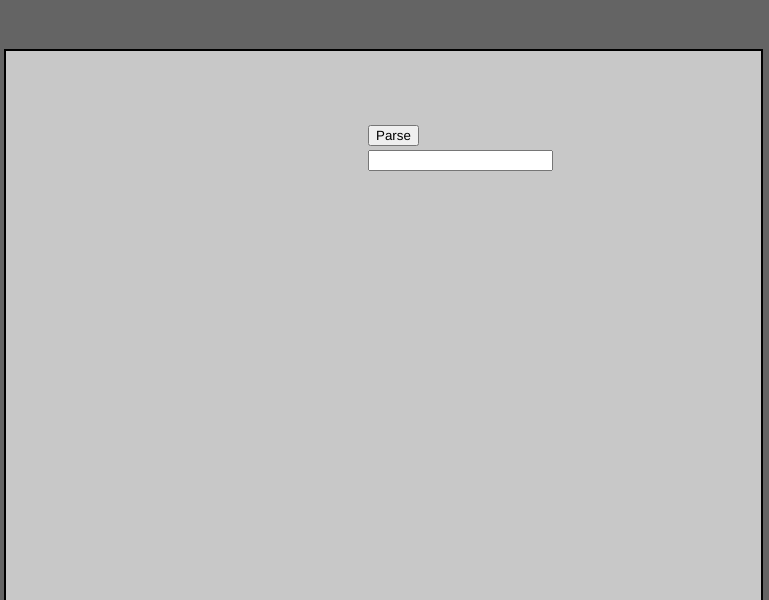
Frame 1 (no input)
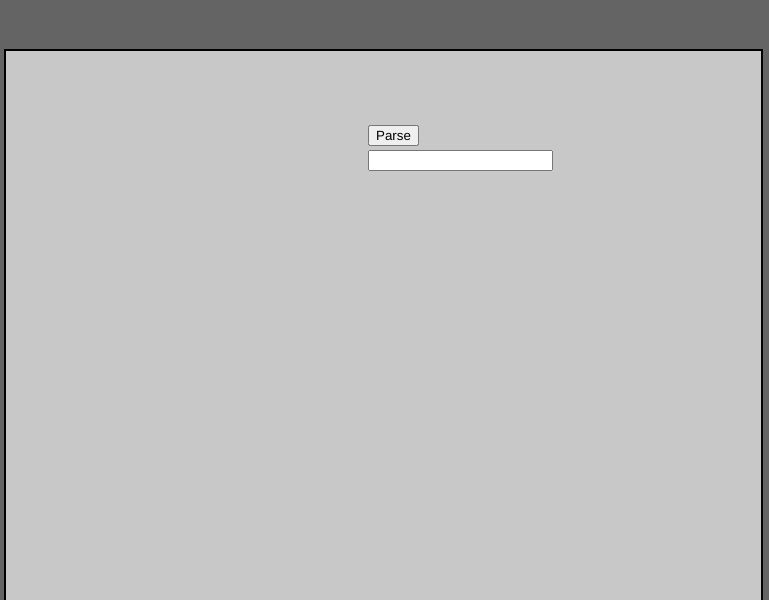
Frame 60 (no input)
Frame 120 (the mouse pressed at the canvas centre since frame 60): identical to frame 60, image omitted

The p5.js sketch that drew these frames (run headless with seeded random() and noise() and a simulated clock; from frame 60 on, the mouse is pressed at the canvas centre):

// p5.js sketch
// ── sketch.js
let input, Button; 
let table = {}, grammar = [];
let stack = [], output = [];
let inputStr = ''; 

function setup() {
  //input can be hardcoded
  input = createInput("");
  input.position((displayWidth/2) - 32, 150);

  //grammer table 
  grammar = [
  /*1.*/"E -> E + T",
  /*2.*/"E -> T",
  /*3.*/"T -> T * F", 
  /*4.*/"T -> F",
  /*5.*/"F -> ( E )", 
  /*6.*/"F -> id"
  ];
    //hardcoded table (column)
    //numbers = stages
  table = {
    0: { id: 'S5', '(': 'S4', E: 1, T: 2, F: 3 },
    1: { '+': 'S6', $: 'accept' },
    2: { '+': 'R2', '*': 'S7', ')': 'R2', $: 'R2' },
    3: { '+': 'R4', '*': 'R4', ')': 'R4', $: 'R4' },
    4: { id: 'S5', '(': 'S4', E: 8, T: 2, F: 3 },
    5: { '+': 'R6', '*': 'R6', ')': 'R6', $: 'R6' },
    6: { id: 'S5', '(': 'S4', T: 9, F: 3 },
    7: { id: 'S5', '(': 'S4', F: 10 },
    8: { '+': 'S6', ')': 'S11' },
    9: { '+': 'R1', '*': 'S7', ')': 'R1', $: 'R1' },
    10:{ '+': 'R3', '*': 'R3', ')': 'R3', $: 'R3' },
    11:{ '+': 'R5', '*': 'R5', ')': 'R5', $: 'R5' }
   };
}

// parcing steps text
function draw() {
  //Bg 
  createCanvas(displayWidth - 31, displayHeight); 
  background(100);   
  //textBox
  strokeWeight(2);
  fill(200);
  rect(5, 50, displayWidth -43, 800);

  //text
  textFont('Courier New');
  fill(0);
  textSize(15);
  textStyle(BOLD);

  for (let i = 0; i < output.length; i++) {
    text(output[i], 8, 70 + i * 20);
  }

   // starts the parcing Button
   Button = createButton("Parse");
   Button.position((displayWidth/2) - 32, 125);
   Button.mousePressed(startParsing);
}

//parcing
function startParsing() {
  output = [];
  //user input without spaces
  inputStr =  input.value().split(/\s+/).join('') + '$';

  stack = [0];
  // keep track of index of string
  let i = 0;

  while (true) {
    //top of stack for reducing
    let state = stack[stack.length - 1];
    //id, (, ), +, *
    let symbol = getNextSymbol(i);
    let action = table[state]?.[symbol];

    //alligning columns
    let stackColumn = `Stack: ${stack.join(' ')}`.padEnd(40);
    let inputColumn = `Input: ${inputStr.slice(i)}`.padEnd(30);
    let actionColumn = `Action: ${action}`;
    output.push(`${stackColumn}${inputColumn}${actionColumn}`);

    //error
    if (!action)  {
      output.push("Invalid Input or Empty Table");
    break;
    }

    //accepted
    if (action === 'accept') {
      output.push("Accepted!");
    break;
    }

    //Shift
    if (action[0] === 'S') {
      stack.push(symbol);
      stack.push(parseInt(action.slice(1)));
      //if id, move 2 chars, if not then 1
      if (symbol === 'id') {
          i += 2;
      } else {
          i += 1;
      }
    }

     //Reduce
     else if ( action[0] === 'R') {
      let prodNum = parseInt(action.slice(1)) - 1;
      let prod = grammar[prodNum];
      let [leftSide, rightSide] = prod.split(' -> ');
      let rightSideSymbols = rightSide.trim() === 'id' ? ['id'] : rightSide.trim().split(' ');
      //pop symbol and state
      for (let j = 0; j < rightSideSymbols.length * 2; j++) {
        stack.pop();
      }

      //Goto table
      let topState = stack[stack.length - 1];
      stack.push(leftSide.trim());
      let gotoState = table[topState]?.[leftSide.trim()];
      if (gotoState === undefined) {
        output.push("Incorrect Goto");
      break;
      }
       stack.push(gotoState);
    }
  }
}

function getNextSymbol(index) {
  if (inputStr[index] === 'i' && inputStr[index + 1] === 'd') return 'id';
  return inputStr[index];
}
